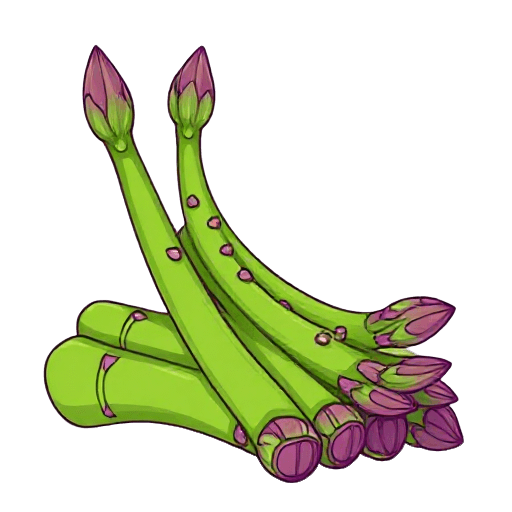
#> input picture PiComImages/asparagus_64508.png, 512 x 512 px
$ python process_and_upload_images.py PiComImages
#> lines starting #> are read from the running program, lines starting #| are printed output that depends on the picture
#> in process_image, img is the input picture: PIL image 512x512 P; mean R, G, B, A 38.1, 42.2, 17.3, 75.6
#!/usr/bin/env python3
"""
All-in-one script for processing and uploading bravo_buddy images.

This script combines:
1. White background to transparent conversion
2. Transparent edge trimming
3. 10% proportional padding (always applied)
4. Square (1:1) aspect ratio conversion
5. Optional upload to Firestore with AI-generated tags

Usage:
    python3 process_and_upload_images.py /path/to/image/directory [--upload] [--project PROJECT] [--replace]

Examples:
    # Process images only
    python3 process_and_upload_images.py BravoImages/bravo_buddy_006/Categories

    # Process and upload to production
    python3 process_and_upload_images.py BravoImages/bravo_buddy_006/Categories --upload --project bravo-copilot-prod --replace

    # Process and upload to dev
    python3 process_and_upload_images.py BravoImages/bravo_buddy_006/Categories --upload --project bravo-prod-465323
"""

import os
import sys
import argparse
import shutil
from pathlib import Path
from PIL import Image
import subprocess

# Target aspect ratio (1.0 = square)
TARGET_ASPECT = 1.0


def make_background_transparent(img, tolerance=40):
    """
    Convert white/light backgrounds to transparent.

    Args:
        img: PIL Image object
        tolerance: How close to white (0-255) to make transparent

    Returns:
        PIL Image with transparent background
    """
#> called with tolerance = 40
    if img.mode != 'RGBA':
        img = img.convert('RGBA')

    data = img.getdata()
    new_data = []

    for item in data:
        # Check if pixel is close to white
        if item[0] > 255 - tolerance and item[1] > 255 - tolerance and item[2] > 255 - tolerance:
            # Make it transparent
            new_data.append((255, 255, 255, 0))
        else:
            new_data.append(item)
#> after the loop, new_data = 262144 items

    img.putdata(new_data)
    return img


def trim_transparent_edges(img, proportional_padding=10):
    """
    Trim transparent edges and ALWAYS add proportional padding.

    Args:
        img: PIL Image object (RGBA)
        proportional_padding: Percentage of dimensions to add as padding (default 10%)

    Returns:
        Trimmed and padded image, width reduction, height reduction
    """
#> called with proportional_padding = 10
    if img.mode != 'RGBA':
        img = img.convert('RGBA')

    # Get bounding box of non-transparent content
    bbox = img.getbbox()
#> bbox = (43, 44, 464, 483)

    if bbox is None:
        # Fully transparent image
        return img, 0, 0

    width, height = img.size
#> width = 512; height = 512
    left, upper, right, lower = bbox
#> left = 43; upper = 44; right = 464; lower = 483

    width_reduction = (left + (width - right))
#> width_reduction = 91
    height_reduction = (upper + (height - lower))
#> height_reduction = 73

    # Decide whether to trim
    if width_reduction > 1 or height_reduction > 1:
        # Trim the image to content
        cropped = img.crop(bbox)
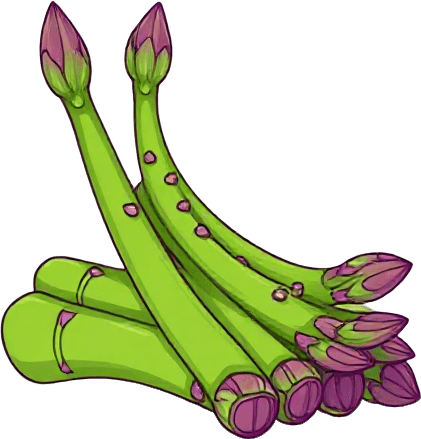
#> cropped: PIL image 421x439 RGBA; mean R, G, B, A 54, 59.8, 24.6, 107.3; transparent parts drawn white
    else:
        # No trimming needed, but still continue to padding
        cropped = img

    # ALWAYS apply proportional padding (critical fix for Flow images)
    if proportional_padding > 0:
        crop_width, crop_height = cropped.size
#> crop_width = 421; crop_height = 439

        # Calculate padding based on percentage of dimensions
        h_pad = int(crop_width * (proportional_padding / 100))
#> h_pad = 42
        v_pad = int(crop_height * (proportional_padding / 100))
#> v_pad = 43

        # Create new image with padding
        new_width = crop_width + (h_pad * 2)
#> new_width = 505
        new_height = crop_height + (v_pad * 2)
#> new_height = 525

        padded = Image.new('RGBA', (new_width, new_height), (255, 255, 255, 0))
        padded.paste(cropped, (h_pad, v_pad))
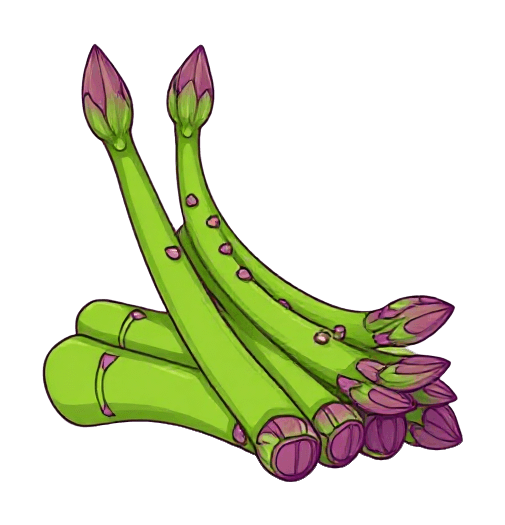
#> padded: PIL image 505x525 RGBA; mean R, G, B, A 114.9, 118.9, 94.4, 74.8; transparent parts drawn white

        return padded, width_reduction, height_reduction

    return cropped, width_reduction, height_reduction


def pad_to_square(img):
    """
    Pad image to exact 1:1 square aspect ratio.

    Args:
        img: PIL Image object (RGBA)

    Returns:
        Square image with transparent padding
    """
    if img.mode != 'RGBA':
        img = img.convert('RGBA')

    width, height = img.size
#> width = 505; height = 525

    # Already square
    if width == height:
        return img

    # Determine target size (larger dimension)
    target_size = max(width, height)
#> target_size = 525

    # Create square canvas
    square = Image.new('RGBA', (target_size, target_size), (255, 255, 255, 0))

    # Calculate paste position (center the image)
    paste_x = (target_size - width) // 2
#> paste_x = 10
    paste_y = (target_size - height) // 2
#> paste_y = 0

    square.paste(img, (paste_x, paste_y))
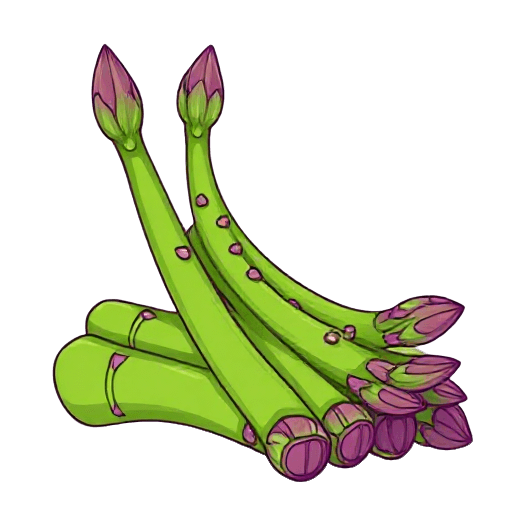
#> square: PIL image 525x525 RGBA; mean R, G, B, A 120.2, 124.1, 100.5, 71.9; transparent parts drawn white

    return square


def process_image(image_path, output_path=None):
    """
    Process a single image through all transformations.

    Args:
        image_path: Path to input image
        output_path: Path to save output (if None, overwrites input)

    Returns:
        Tuple of (original_size, final_size) or None if error
    """
    try:
        img = Image.open(image_path)
        original_size = img.size

        # Step 1: Convert background to transparent
        img = make_background_transparent(img, tolerance=40)

        # Step 2: Trim transparent edges and add 10% padding
        img, _, _ = trim_transparent_edges(img, proportional_padding=10)

        # Step 3: Convert to square
        img = pad_to_square(img)

        final_size = img.size
#> final_size = (525, 525)

        # Save
        if output_path is None:
            output_path = image_path

        img.save(output_path, 'PNG')

        return original_size, final_size

    except Exception as e:
        print(f"Error processing {image_path}: {e}")
        return None


def process_directory(directory_path, create_backup=True):
    """
    Process all PNG images in a directory.

    Args:
        directory_path: Path to directory containing images
        create_backup: Whether to create originals_backup folder

    Returns:
        Number of images processed
    """
    directory = Path(directory_path)

    if not directory.exists():
        print(f"Error: Directory not found: {directory}")
        return 0

    # Create backup folder
    if create_backup:
        backup_dir = directory / "originals_backup"
        backup_dir.mkdir(exist_ok=True)
        print(f"Created backup directory: {backup_dir}")

    # Find all PNG files
    png_files = list(directory.glob("*.png"))

    if not png_files:
        print(f"No PNG files found in {directory}")
        return 0

    print(f"\nFound {len(png_files)} PNG files to process")
    print("=" * 60)

    processed_count = 0

    for png_file in sorted(png_files):
        # Skip backup directory
        if "originals_backup" in str(png_file):
            continue

        # Backup original
        if create_backup:
            backup_path = backup_dir / png_file.name
            if not backup_path.exists():
                shutil.copy2(png_file, backup_path)

        # Process image
        result = process_image(png_file)

        if result:
            orig_size, final_size = result
            print(f"{png_file.name}: {orig_size[0]}x{orig_size[1]} → {final_size[0]}x{final_size[1]}")
#| asparagus_64508.png: 512x512 → 525x525
            processed_count += 1
        else:
            print(f"Failed: {png_file.name}")
#> pass 2 of the loop in process_directory, `for png_file in sorted(png_files):`:
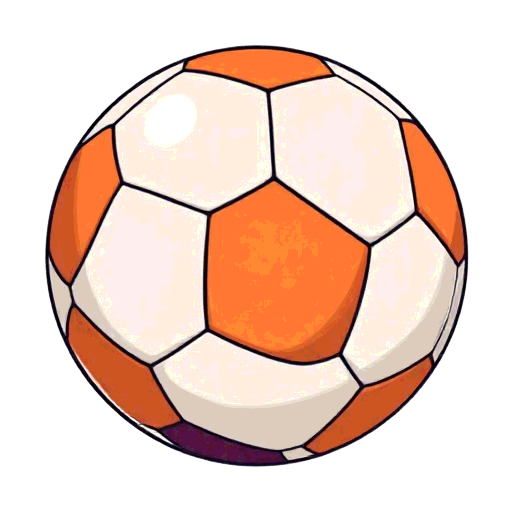
#> input picture PiComImages/ball_62746.png, 512 x 512 px
#> in process_image, img is the input picture: PIL image 512x512 P; mean R, G, B, A 119, 92.1, 79.3, 136
#> in make_background_transparent (call 2), `img.putdata(new_data)`:
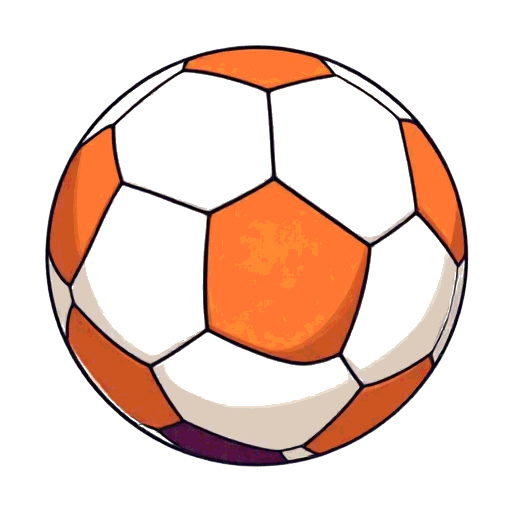
#> img: PIL image 512x512 RGBA; mean R, G, B, A 119.2, 95.9, 85.8, 72.1; transparent parts drawn white
#> cropped: PIL image 424x422 RGBA
#> in pad_to_square (call 2), `square.paste(img, (paste_x, paste_y))`:
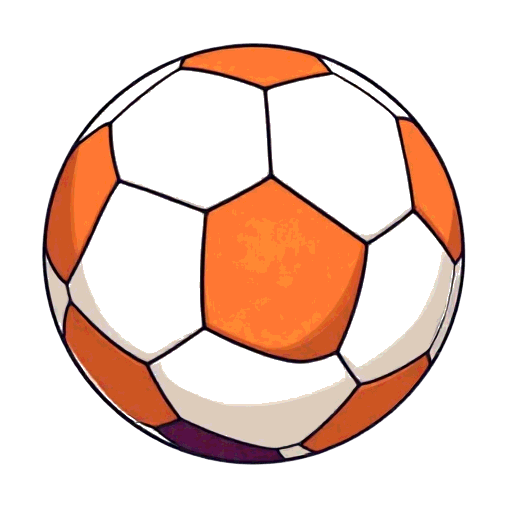
#> square: PIL image 508x508 RGBA; mean R, G, B, A 199.2, 175.6, 165.3, 73.3; transparent parts drawn white
#| ball_62746.png: 512x512 → 508x508

    print("=" * 60)
    print(f"\nProcessed {processed_count} images successfully")

    return processed_count


# [48 lines left out: function upload_to_firestore, not called in this run]


def main():
    parser = argparse.ArgumentParser(
        description="Process and optionally upload bravo_buddy images",
        formatter_class=argparse.RawDescriptionHelpFormatter,
        epilog="""
Examples:
  # Process images only
  %(prog)s BravoImages/bravo_buddy_006/Categories

  # Process and upload to production
  %(prog)s BravoImages/bravo_buddy_006/Categories --upload --project bravo-copilot-prod --replace

  # Process and upload to dev
  %(prog)s BravoImages/bravo_buddy_006/Categories --upload --project bravo-prod-465323
        """
    )

    parser.add_argument(
        "directory",
        help="Path to directory containing images to process"
    )

    parser.add_argument(
        "--upload",
        action="store_true",
        help="Upload processed images to Firestore after processing"
    )

    parser.add_argument(
        "--project",
        default="bravo-prod-465323",
        help="GCP project ID for upload (default: bravo-prod-465323)"
    )

    parser.add_argument(
        "--replace",
        action="store_true",
        help="Replace existing images in Firestore (use with --upload)"
    )

    parser.add_argument(
        "--inter-image-delay",
        type=float,
        default=3.5,
        help="Seconds to wait between image imports to reduce AI tag rate limiting (default: 3.5)"
    )

    parser.add_argument(
        "--force-retag",
        action="store_true",
        help="When replacing existing docs, regenerate tags instead of reusing existing tags"
    )

    parser.add_argument(
        "--no-backup",
        action="store_true",
        help="Skip creating originals_backup folder"
    )

    args = parser.parse_args()

    # Convert to absolute path
    directory_path = Path(args.directory).resolve()

    print("=" * 60)
    print("BRAVO IMAGE PROCESSOR")
    print("=" * 60)
    print(f"Directory: {directory_path}")
    print(f"Create backup: {not args.no_backup}")
    print(f"Upload: {args.upload}")
    if args.upload:
        print(f"Project: {args.project}")
        print(f"Replace existing: {args.replace}")
        print(f"Inter-image delay: {args.inter_image_delay}s")
        print(f"Force retag: {args.force_retag}")
    print("=" * 60)

    # Process images
    processed_count = process_directory(directory_path, create_backup=not args.no_backup)

    if processed_count == 0:
        print("\n❌ No images were processed")
        return 1

    # Upload if requested
    if args.upload:
        return upload_to_firestore(
            directory_path,
            args.project,
            args.replace,
            args.inter_image_delay,
            args.force_retag,
        )
    else:
        print("\n✅ Processing complete (use --upload to upload to Firestore)")
        return 0


if __name__ == "__main__":
    sys.exit(main())
#> (the program exits here)
